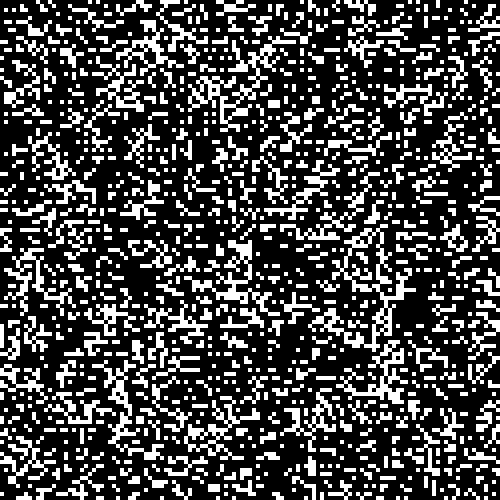
Frame 1 (no input)
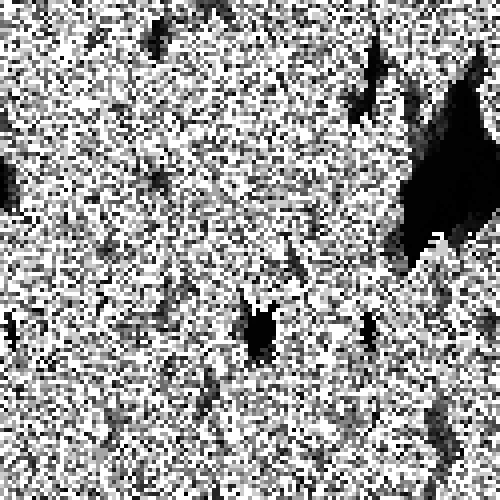
Frame 60 (no input)
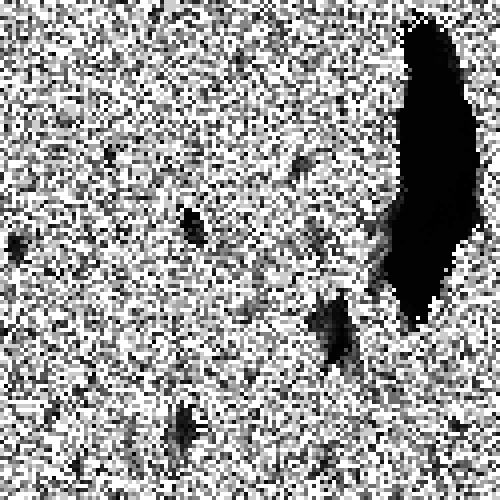
Frame 120 (the mouse pressed at the canvas centre since frame 60)

The p5.js sketch that drew these frames (run headless with seeded random() and noise() and a simulated clock; from frame 60 on, the mouse is pressed at the canvas centre):

// p5.js sketch
// ── sketch.js
let numRows, numCols, state, nextState, neighborhood

function setup() {
  createCanvas(500, 500)
  numRows = height / 4
  numCols = width / 4
  state = []
  nextState = []

  neighborhood = [
    [-1, -1], [-1, -3], [-1, 2],
    [0, -1],           [0, 2],
    [1, -1],  [3, -3],  [1, 2]
  ]

  for(let col = 0; col < numCols; col += 1) {
    state[col] = []
    nextState[col] = []
    for(let row = 0; row < numRows; row += 1 ) {
      state[col][row] = random() > 0.5 ? 1 : 0
    }
  }
  noStroke()
  fill(255)
  background(0)
}

function draw() {
  background(0, 50)
  update()
  for(let col = 0; col < numCols; col += 1) {
    for(let row = 0; row < numRows; row += 1 ) {
      let colSize = width / numCols
      let rowSize = height / numRows
      let x = col * colSize
      let y = row * rowSize
      if(state[col][row]) {
        rect(x, y, colSize, rowSize)
      }
    }
  }
}

function update() {
  for(let col = 0; col < numCols; col += 1) {
    for(let row = 0; row < numRows; row += 1 ) {
      let sum = 0

      for( let n = 0; n < neighborhood.length; n += 1 ) {
        sum += state[wrapCol(col + neighborhood[n][0])][wrapRow(row + neighborhood[n][1])]
      }

      if((state[col][row] == 1) && (sum < 2)){ 
        nextState[col][row] = 0
      }
      else if((state[col][row] == 1) && (sum > 3)) { 
        nextState[col][row] = 0
      }
      else if((state[col][row] == 0) && (sum == 3)) { 
        nextState[col][row] = 1
      }
      else { 
        nextState[col][row] = state[col][row]
      }
    }
  }

  let temp = state
  state = nextState
  nextState = temp
}

// Trick to easily wrap our edges
function wrapRow(i) {
  return (numRows + (i % numRows)) % numRows;
}

function wrapCol(i) {
  return (numCols + (i % numCols)) % numCols;
}
